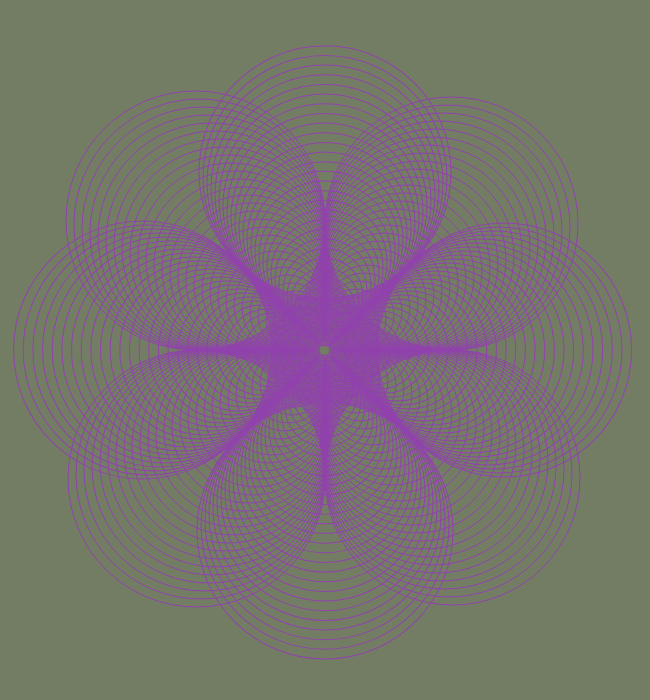
Frame 1 (no input)
Frame 60 (no input): identical to frame 1, image omitted
Frame 120 (the mouse pressed at the canvas centre since frame 60): identical to frame 1, image omitted

The p5.js sketch that drew this single still picture (run headless with seeded random() and noise() and a simulated clock; from frame 60 on, the mouse is pressed at the canvas centre):

// p5.js sketch
// ── sketch.js
//Code Snippet from Derrick McMillen https://replit.com/@demcrepl/p5js-Spirals?v=1 and // Lauren McCarthy, Casey Reas, Ben Fry

let backgroundcol;
var y = 140; // 100
var d = 125; // 130

function setup() {
    // TRY CHANGING the following variable:
    backgroundcol = color(115, 125, 100);
    createCanvas(650, 700);
    stroke(145, 66, 173);
    noFill();
    angleMode(DEGREES);
}

function draw() {
    background(backgroundcol);
    translate(width / 2, height / 2);
    // TRY CHANGING the following three variables:
    let length = 20;
    let angle = 45;
    let loops = 240;

    for(var i = 0; i < loops; i++) {
        rotate(angle);
        ellipse(-length/2, -length/2, length, length);
        length = length + 1;
    }
}

// function draw() {
//   ellipse(75, y, d, d);   // left
//   ellipse(175, y, d, d);  // middle
//   ellipse(275, y, d, d);  // right
// }
